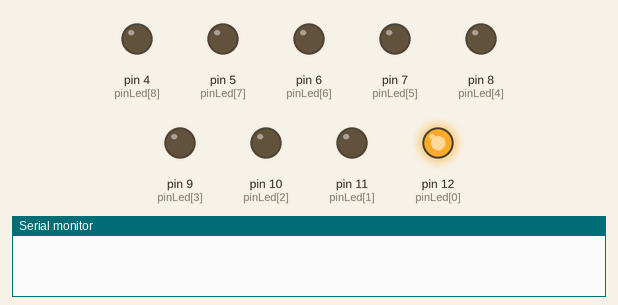
This sketch was run on a simulated Arduino Uno, built with avr-gcc and run on an emulated ATmega328P. Parts: output pins drawn as LEDs (lit = HIGH), the last lines printed to the serial monitor.

Above: at 0.03 s.
At 1.2 s:
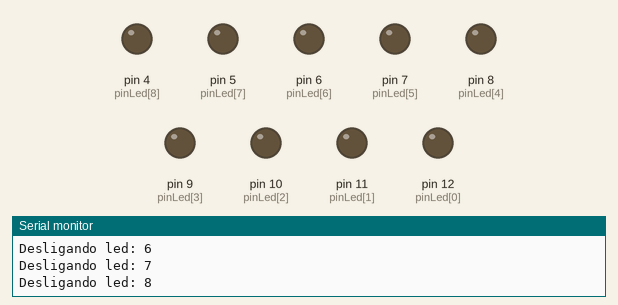
At 2.63 s:
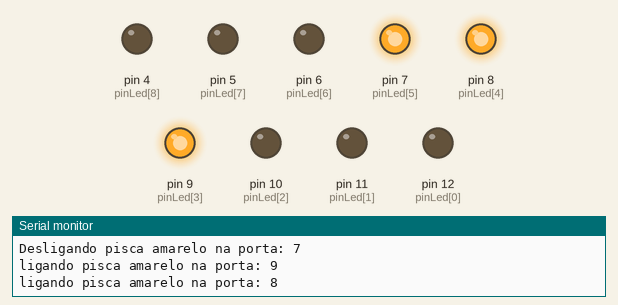
At 3.45 s:
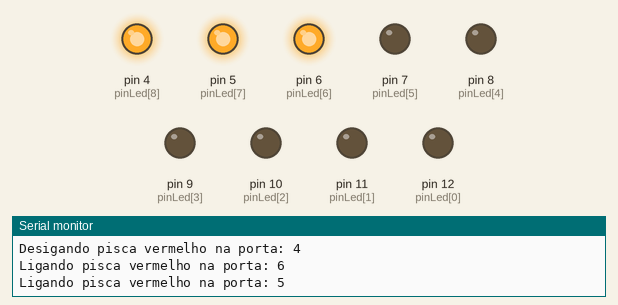
At 4.5 s:
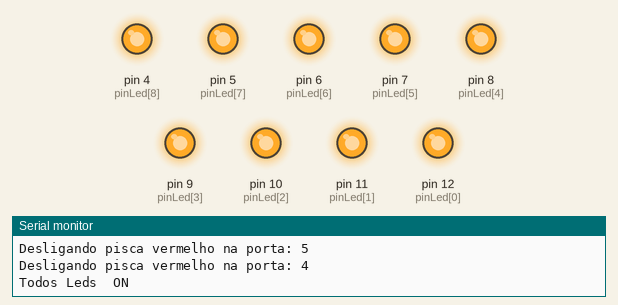
At 7.03 s:
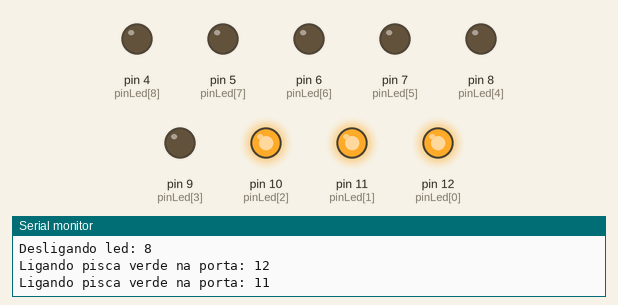
Timing chart, 0 to 7.3 s (numbered marks = the images above):
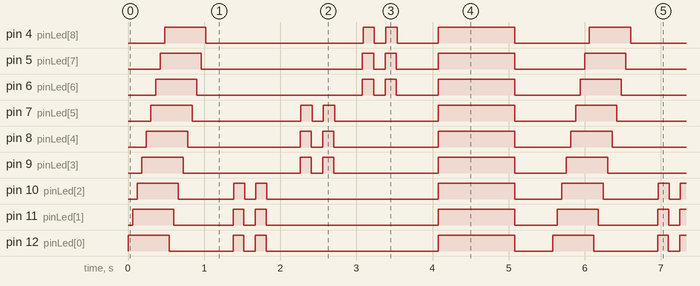

Measured:
- by itself, pin 4 (pinLed[8]): repeats every 5.6 s: LOW 2.1 s, HIGH 0.15 s, LOW 0.15 s, HIGH 0.15 s, LOW 0.54 s, HIGH 1.0 s, LOW 0.98 s, HIGH 0.54 s
- by itself, pin 5 (pinLed[7]): repeats every 5.6 s: LOW 2.1 s, HIGH 0.15 s, LOW 0.15 s, HIGH 0.14 s, LOW 0.56 s, HIGH 1.0 s, LOW 0.92 s, HIGH 0.54 s
- by itself, pin 6 (pinLed[6]): repeats every 5.6 s: LOW 2.2 s, HIGH 0.15 s, LOW 0.15 s, HIGH 0.14 s, LOW 0.56 s, HIGH 1.0 s, LOW 0.86 s, HIGH 0.54 s
- by itself, pin 7 (pinLed[5]): repeats every 5.6 s: LOW 1.4 s, HIGH 0.15 s, LOW 0.14 s, HIGH 0.15 s, LOW 1.4 s, HIGH 1.0 s, LOW 0.80 s, HIGH 0.54 s
- by itself, pin 8 (pinLed[4]): repeats every 5.6 s: LOW 1.5 s, HIGH 0.15 s, LOW 0.15 s, HIGH 0.14 s, LOW 1.4 s, HIGH 1.0 s, LOW 0.74 s, HIGH 0.54 s
- by itself, pin 9 (pinLed[3]): repeats every 5.6 s: LOW 1.5 s, HIGH 0.15 s, LOW 0.15 s, HIGH 0.14 s, LOW 1.4 s, HIGH 1.0 s, LOW 0.68 s, HIGH 0.54 s
- by itself, pin 10 (pinLed[2]): repeats every 5.6 s: LOW 0.72 s, HIGH 0.15 s, LOW 0.14 s, HIGH 0.15 s, LOW 2.3 s, HIGH 1.0 s, LOW 0.62 s, HIGH 0.54 s
- by itself, pin 11 (pinLed[1]): repeats every 5.6 s: LOW 0.78 s, HIGH 0.14 s, LOW 0.15 s, HIGH 0.14 s, LOW 2.3 s, HIGH 1.0 s, LOW 0.56 s, HIGH 0.54 s

The sketch:

arduino-serial.ino
```cpp
// github.com/but-1-eno //

// código executado em um Arduino Open-Hardware
// modelo ROBO-CORE Blackboard v1.1
// Saiba mais sobre arduino, componentes para automação / IoT, cursos e kits com preços e velocidade
// de entrega excelentes em
// https://www.robocore.net/

// INICIO DO CÓDIGO //


//declaração de variáveis usadas.
int pinLed[9] = {12,11,10,9,8,7,6,5,4};
int numeroLed;

void setup() {
//comando pinmode repete usando for ate que x seja <= 8 (9 portas)
  int x;
  Serial.begin(9600);
  for (x = 0; x <= 8; x = x + 1){
  pinMode(pinLed[x], OUTPUT);

  }
}

void loop() {

  //LIGA TODOS OS LEDS 1 A 1
  for (numeroLed=0; numeroLed <= 8; numeroLed = numeroLed + 1) {
    digitalWrite(pinLed[numeroLed], HIGH);
    delay(60);
     Serial.print("Ligando led: ");
     Serial.println(numeroLed);
  }
    Serial.println(); //quebra de linha no monitor serial

  //DESLIGA TODOS OS LEDS 1 A 1
  for (numeroLed=0; numeroLed <= 8; numeroLed = numeroLed + 1) {
    digitalWrite(pinLed[numeroLed], LOW);
    delay(60);
    Serial.print("Desligando led: ");
    Serial.println(numeroLed);
  }

  Serial.println(); //quebra de linha no monitor serial

  //pisca-verde
  delay(300); //timer espera para comecar piscar

  digitalWrite(pinLed[0], HIGH);
    Serial.print("Ligando pisca verde na porta: ");
    Serial.println(pinLed[0]);
  digitalWrite(pinLed[1], HIGH);
    Serial.print("Ligando pisca verde na porta: ");
    Serial.println(pinLed[1]);
  digitalWrite(pinLed[2], HIGH);
    Serial.print("Ligando pisca verde na porta: ");
    Serial.println(pinLed[2]);

  delay(100); //timer para manter ligado
  Serial.println(); //Quebra Linha na Serial monitor

  digitalWrite(pinLed[0], LOW);
    Serial.print("Desligando pisca verde na porta: ");
    Serial.println(pinLed[0]);
  digitalWrite(pinLed[1], LOW);
    Serial.print("Desligando pisca verde na porta: ");
    Serial.println(pinLed[1]);
  digitalWrite(pinLed[2], LOW);
    Serial.print("Desligando pisca verde na porta: ");
    Serial.println(pinLed[2]);

  delay(100); //timer manter desligado
  Serial.println(); //Quebra Linha na Serial monitor

  digitalWrite(pinLed[0], HIGH);
    Serial.print("Ligando pisca verde na porta: ");
    Serial.println(pinLed[0]);
  digitalWrite(pinLed[1], HIGH);
    Serial.print("Ligando pisca verde na porta: ");
    Serial.println(pinLed[1]);
  digitalWrite(pinLed[2], HIGH);
    Serial.print("Ligando pisca verde na porta: ");
    Serial.println(pinLed[2]);

  delay(100); //timer para manter ligado
  Serial.println(); //Quebra Linha na Serial monitor

  digitalWrite(pinLed[0], LOW);
    Serial.print("Desligando pisca verde na porta: ");
    Serial.println(pinLed[0]);
  digitalWrite(pinLed[1], LOW);
    Serial.print("Desligando pisca verde na porta: ");
    Serial.println(pinLed[0]);
  digitalWrite(pinLed[2], LOW);
    Serial.print("Desligando pisca verde na porta: ");
   Serial.println(pinLed[0]);

  delay(100); //timer para manter desligado
  Serial.println(); //Quebra Linha na Serial monitor


  //pisca amarelo
  Serial.println("Inicio pisca amarelo");
  delay(300);
  Serial.println(); //Quebra Linha na Serial monitor

  digitalWrite(pinLed[3], HIGH);
    Serial.print("Ligando pisca amarelo na porta: ");
    Serial.println(pinLed[3]);
  digitalWrite(pinLed[4], HIGH);
    Serial.print("Ligando pisca amarelo na porta: ");
    Serial.println(pinLed[4]);
  digitalWrite(pinLed[5], HIGH);
    Serial.print("Ligando pisca amarelo na porta: ");
    Serial.println(pinLed[5]);

    Serial.println();

  delay(100);

  digitalWrite(pinLed[3], LOW);
    Serial.print("Desligando pisca amarelo na porta: ");
    Serial.println(pinLed[3]);
  digitalWrite(pinLed[4], LOW);
    Serial.print("Desligando pisca amarelo na porta: ");
    Serial.println(pinLed[4]);
  digitalWrite(pinLed[5], LOW);
    Serial.print("Desligando pisca amarelo na porta: ");
    Serial.println(pinLed[5]);

  delay(100); //timer para manter desligado

  digitalWrite(pinLed[3], HIGH);
    Serial.print("ligando pisca amarelo na porta: ");
    Serial.println(pinLed[3]);
  digitalWrite(pinLed[4], HIGH);
    Serial.print("ligando pisca amarelo na porta: ");
    Serial.println(pinLed[4]);
  digitalWrite(pinLed[5], HIGH);
    Serial.print("ligando pisca amarelo na porta: ");
    Serial.println(pinLed[5]);

  delay(100); //timer para manter desligado

  digitalWrite(pinLed[3], LOW);
    Serial.print("Desligando pisca amarelo na porta: ");
    Serial.println(pinLed[3]);
  digitalWrite(pinLed[4], LOW);
    Serial.print("Desligando pisca amarelo na porta: ");
    Serial.println(pinLed[4]);
  digitalWrite(pinLed[5], LOW);
    Serial.print("Desligando pisca amarelo na porta: ");
    Serial.println(pinLed[5]);

    Serial.println(); //quebra de linha - fim de pisca

  //pisca vermelho
  Serial.println("Inicio pisca vermelho");
  delay(300);
  Serial.println(); //Quebra Linha - inicio de pisca

  digitalWrite(pinLed[6], HIGH);
    Serial.print("Ligando pisca vermelho na porta: ");
    Serial.println(pinLed[6]);
  digitalWrite(pinLed[7], HIGH);
    Serial.print("Ligando pisca vermelho na porta: ");
    Serial.println(pinLed[7]);
  digitalWrite(pinLed[8], HIGH);
    Serial.print("Ligando pisca vermelho na porta: ");
    Serial.println(pinLed[8]);

  delay(100);

  digitalWrite(pinLed[6], LOW);
    Serial.print("Desigando pisca vermelho na porta: ");
    Serial.println(pinLed[6]);
  digitalWrite(pinLed[7], LOW);
    Serial.print("Desigando pisca vermelho na porta: ");
    Serial.println(pinLed[7]);
  digitalWrite(pinLed[8], LOW);
    Serial.print("Desigando pisca vermelho na porta: ");
    Serial.println(pinLed[8]);

  delay(100);

  digitalWrite(pinLed[6], HIGH);
    Serial.print("Ligando pisca vermelho na porta: ");
    Serial.println(pinLed[6]);
  digitalWrite(pinLed[7], HIGH);
    Serial.print("Ligando pisca vermelho na porta: ");
    Serial.println(pinLed[7]);
  digitalWrite(pinLed[8], HIGH);
    Serial.print("Ligando pisca vermelho na porta: ");
    Serial.println(pinLed[8]);

  delay(100);

  digitalWrite(pinLed[6], LOW);
    Serial.print("Desligando pisca vermelho na porta: ");
    Serial.println(pinLed[6]);
  digitalWrite(pinLed[7], LOW);
    Serial.print("Desligando pisca vermelho na porta: ");
    Serial.println(pinLed[7]);
  digitalWrite(pinLed[8], LOW);
    Serial.print("Desligando pisca vermelho na porta: ");
    Serial.println(pinLed[8]);

  Serial.println();
  delay(500); //PAUSA PÓS PISCADA

  //ACENDE TODAS
  Serial.println("Todos Leds  ON");
  for(numeroLed = 0; numeroLed <=8; numeroLed = numeroLed + 1){
    digitalWrite(pinLed[numeroLed], HIGH);
  }
  Serial.println();
  delay(1000); //PAUSA LIGADO

  //APAGA TODAS
  Serial.println("Todos Leds  OFF");
  for(numeroLed = 0; numeroLed <=8; numeroLed = numeroLed + 1){
    digitalWrite(pinLed[numeroLed], LOW);

  }
    Serial.println();
    delay(500);//PAUSA DO FIM DO CICLO
}
```
